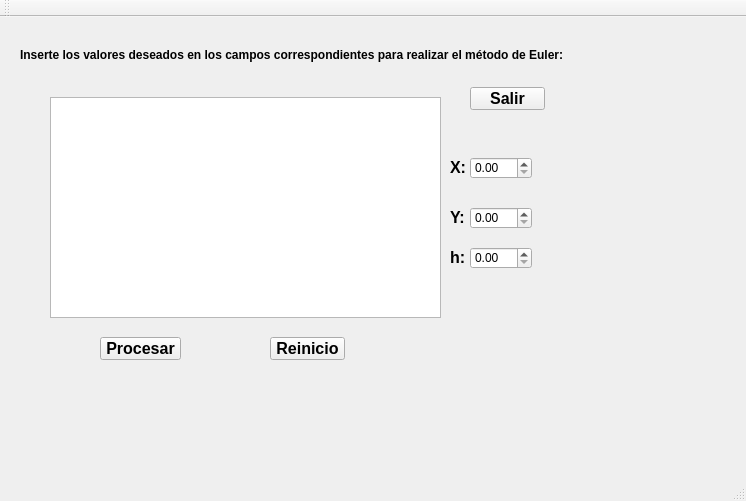
<?xml version="1.0" encoding="UTF-8"?>
<ui version="4.0">
 <class>Euler</class>
 <widget class="QMainWindow" name="Euler">
  <property name="geometry">
   <rect>
    <x>0</x>
    <y>0</y>
    <width>746</width>
    <height>501</height>
   </rect>
  </property>
  <property name="windowTitle">
   <string>Euler</string>
  </property>
  <widget class="QWidget" name="centralWidget">
   <widget class="QDoubleSpinBox" name="X">
    <property name="geometry">
     <rect>
      <x>470</x>
      <y>140</y>
      <width>62</width>
      <height>22</height>
     </rect>
    </property>
   </widget>
   <widget class="QDoubleSpinBox" name="Y">
    <property name="geometry">
     <rect>
      <x>470</x>
      <y>190</y>
      <width>62</width>
      <height>22</height>
     </rect>
    </property>
   </widget>
   <widget class="QPushButton" name="Reinicio">
    <property name="geometry">
     <rect>
      <x>270</x>
      <y>320</y>
      <width>75</width>
      <height>23</height>
     </rect>
    </property>
    <property name="font">
     <font>
      <pointsize>12</pointsize>
      <weight>75</weight>
      <bold>true</bold>
     </font>
    </property>
    <property name="text">
     <string>Reinicio</string>
    </property>
   </widget>
   <widget class="QTextBrowser" name="resultados">
    <property name="geometry">
     <rect>
      <x>50</x>
      <y>80</y>
      <width>391</width>
      <height>221</height>
     </rect>
    </property>
   </widget>
   <widget class="QDoubleSpinBox" name="e">
    <property name="geometry">
     <rect>
      <x>470</x>
      <y>230</y>
      <width>62</width>
      <height>22</height>
     </rect>
    </property>
   </widget>
   <widget class="QPushButton" name="Procesar">
    <property name="geometry">
     <rect>
      <x>100</x>
      <y>320</y>
      <width>81</width>
      <height>23</height>
     </rect>
    </property>
    <property name="font">
     <font>
      <pointsize>12</pointsize>
      <weight>75</weight>
      <bold>true</bold>
     </font>
    </property>
    <property name="text">
     <string>Procesar</string>
    </property>
   </widget>
   <widget class="QPushButton" name="Salir">
    <property name="geometry">
     <rect>
      <x>470</x>
      <y>70</y>
      <width>75</width>
      <height>23</height>
     </rect>
    </property>
    <property name="font">
     <font>
      <pointsize>12</pointsize>
      <weight>75</weight>
      <bold>true</bold>
     </font>
    </property>
    <property name="text">
     <string>Salir</string>
    </property>
   </widget>
   <widget class="QLabel" name="label_2">
    <property name="geometry">
     <rect>
      <x>450</x>
      <y>190</y>
      <width>31</width>
      <height>21</height>
     </rect>
    </property>
    <property name="font">
     <font>
      <pointsize>12</pointsize>
      <weight>75</weight>
      <bold>true</bold>
     </font>
    </property>
    <property name="text">
     <string>Y:</string>
    </property>
   </widget>
   <widget class="QLabel" name="label_3">
    <property name="geometry">
     <rect>
      <x>450</x>
      <y>230</y>
      <width>16</width>
      <height>21</height>
     </rect>
    </property>
    <property name="font">
     <font>
      <pointsize>12</pointsize>
      <weight>75</weight>
      <bold>true</bold>
     </font>
    </property>
    <property name="text">
     <string>h:</string>
    </property>
   </widget>
   <widget class="QLabel" name="label">
    <property name="geometry">
     <rect>
      <x>450</x>
      <y>140</y>
      <width>31</width>
      <height>21</height>
     </rect>
    </property>
    <property name="font">
     <font>
      <pointsize>12</pointsize>
      <weight>75</weight>
      <bold>true</bold>
     </font>
    </property>
    <property name="text">
     <string>X:</string>
    </property>
   </widget>
   <widget class="QLabel" name="label_4">
    <property name="geometry">
     <rect>
      <x>20</x>
      <y>30</y>
      <width>581</width>
      <height>16</height>
     </rect>
    </property>
    <property name="font">
     <font>
      <pointsize>9</pointsize>
      <weight>75</weight>
      <bold>true</bold>
     </font>
    </property>
    <property name="text">
     <string>Inserte los valores deseados en los campos correspondientes para realizar el método de Euler:</string>
    </property>
   </widget>
  </widget>
  <widget class="QMenuBar" name="menuBar">
   <property name="geometry">
    <rect>
     <x>0</x>
     <y>0</y>
     <width>746</width>
     <height>21</height>
    </rect>
   </property>
  </widget>
  <widget class="QToolBar" name="mainToolBar">
   <attribute name="toolBarArea">
    <enum>TopToolBarArea</enum>
   </attribute>
   <attribute name="toolBarBreak">
    <bool>false</bool>
   </attribute>
  </widget>
  <widget class="QStatusBar" name="statusBar"/>
 </widget>
 <layoutdefault spacing="6" margin="11"/>
 <resources/>
 <connections/>
</ui>
